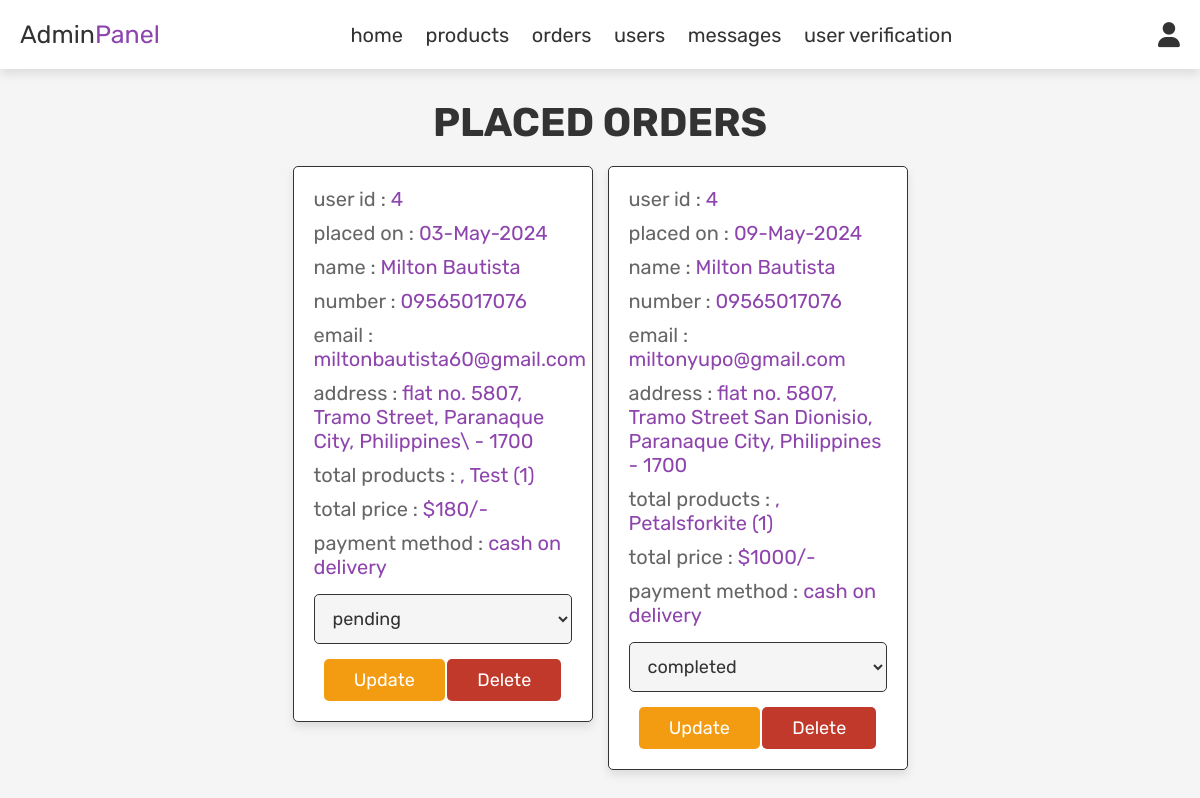
Before: /admin_orders.php (signed in) with the older database file.
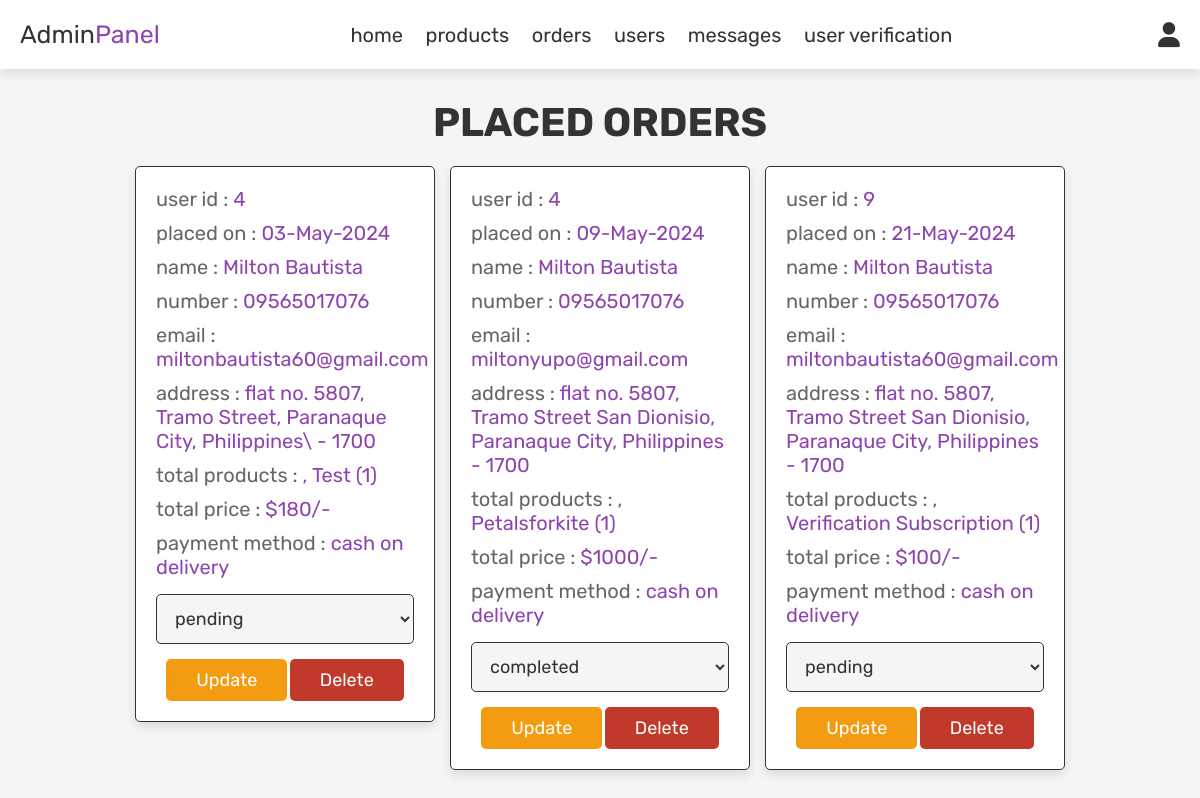
After: the same page with the newer database file.
### tables this page shows
CREATE TABLE `orders` (
  `id` int(100) NOT NULL,
  `user_id` int(100) NOT NULL,
  `name` varchar(100) NOT NULL,
  `buyer_name` varchar(100) DEFAULT NULL,
  `number` varchar(12) NOT NULL,
  `email` varchar(100) NOT NULL,
  `method` varchar(50) NOT NULL,
  `address` varchar(500) NOT NULL,
  `total_products` varchar(1000) NOT NULL,
  `total_price` int(100) NOT NULL,
  `placed_on` varchar(50) NOT NULL,
  `payment_status` varchar(20) NOT NULL DEFAULT 'pending',
  `buyer_id` int(11) DEFAULT NULL
);

### admin_orders.php (the view, shortened to what this page needs)
<?php
include 'config.php';
?>
<!DOCTYPE html>
<html lang="en">
<head>
   <link rel="stylesheet" href="https://cdnjs.cloudflare.com/ajax/libs/font-awesome/6.0.0/css/all.min.css">
   <link rel="stylesheet" href="css/admin-section/admin_style.css">
</head>
<body>
<?php include 'admin_header.php'; ?>
<section class="orders">
   <h1 class="title">placed orders</h1>
   <div class="box-container">
      <?php
      $select_orders = mysqli_query($conn, "SELECT * FROM `orders`") or die('query failed');
      if(mysqli_num_rows($select_orders) > 0){
         while($fetch_orders = mysqli_fetch_assoc($select_orders)){
      ?>
      <div class="box">
         <p> user id : <span><?php echo $fetch_orders['user_id']; ?></span> </p>
         <p> placed on : <span><?php echo $fetch_orders['placed_on']; ?></span> </p>
         <p> name : <span><?php echo $fetch_orders['name']; ?></span> </p>
         <p> number : <span><?php echo $fetch_orders['number']; ?></span> </p>
         <p> email : <span><?php echo $fetch_orders['email']; ?></span> </p>
         <p> address : <span><?php echo $fetch_orders['address']; ?></span> </p>
         <p> total products : <span><?php echo $fetch_orders['total_products']; ?></span> </p>
         <p> total price : <span>$<?php echo $fetch_orders['total_price']; ?>/-</span> </p>
         <p> payment method : <span><?php echo $fetch_orders['method']; ?></span> </p>
         <form action="" method="post">
            <select name="update_payment">
               <option value="" selected disabled><?php echo $fetch_orders['payment_status']; ?></option>
            </select>
            <input type="submit" value="update" name="update_order" class="option-btn">
            <a href="admin_orders.php?delete=<?php echo $fetch_orders['id']; ?>" onclick="return confirm('delete this order?');" class="delete-btn">delete</a>
         </form>
      </div>
      <?php
         }
      }else{
         echo '<p class="empty">no orders placed yet!</p>';
      }
      ?>
   </div>
</section>
</body>
</html>

Changed rows visible on the page:
added orders: user "9", placed_on "21-May-2024", name "Milton Bautista", number "09565017076", email "miltonbautista60@gmail.com", address "flat no. 5807, Tramo Street San Dionisio, Paranaque City, Philippines - 1700", total_products ", Verification Subscription (1)", total_price "100", method "cash on delivery", update_payment "pending"
